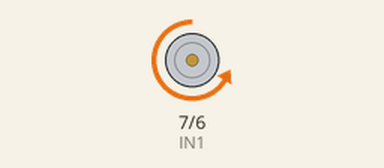
This sketch was run on a simulated Arduino Uno, built with avr-gcc and run on an emulated ATmega328P. Parts: motor-driver pin pairs drawn as motors (green arrow = first pin HIGH = forward, orange = second pin HIGH = backward, longer = more drive, scaled by the enable pin).

Above: at 0.5 s.
At 2.5 s:
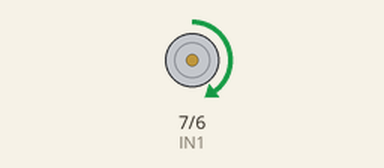
At 18.5 s:
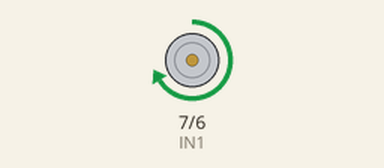
At 39.5 s:
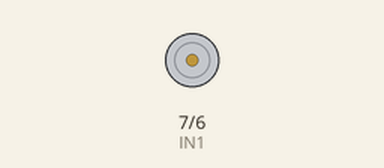
Timing chart, 0 to 41.6 s (numbered marks = the images above):
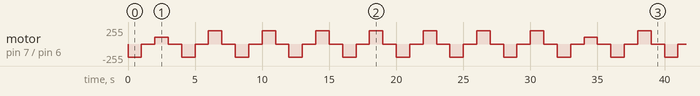

The sketch:

22_Motor.ino
```cpp
int IN1 = 7;
int IN2 = 6;
int ENA = 5;
void setup()
{
  for (int i = 5; i < 8; i ++)
  {
    pinMode(i, OUTPUT);
  }
}
void loop()
{
  //turn forward
  digitalWrite(IN1, LOW);
  digitalWrite(IN2, HIGH);
  analogWrite(ENA, 200);
  delay(1000);
  //delay one second
  analogWrite(ENA, 0);
  delay(1000);
  //turn forward
  digitalWrite(IN1, HIGH);
  digitalWrite(IN2, LOW);
  analogWrite(ENA, 100);
  delay(1000);
  //pause one second
  analogWrite(ENA, 0);
  delay(1000);
}
```

Measured:
- by itself, motor on pin 7 (IN1) / pin 6 (IN2): moves between backward 200/255 and forward 200/255, repeating every 32.0 s
